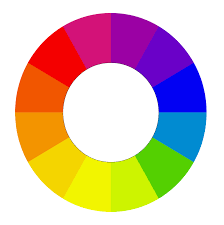
#> input picture 2 meet/assignment-opencv/resource/sourceimage.png, 224 x 225 px, given in place of the camera
$ python opencamera.py
#> lines starting #> are read from the running program, lines starting #| are printed output that depends on the picture; after the words box and inside, x2 and y2 are one past the last pixel; in counts of white or black regions, pixels touching at a corner belong together
import cv2
import numpy as np

cap = cv2.VideoCapture(0)

if not cap.isOpened():
    print("Error: Kamera tidak terdeteksi")
    exit()

cv2.namedWindow('Camera Filters')

while True:
    ret, frame = cap.read()
#> frame is the input picture: shape (225, 224, 3); mean B, G, R 176.1, 189.7, 214.6

    if not ret:
        print("Error: Tidak bisa membaca frame")
        break

    frame = cv2.flip(frame, 1)
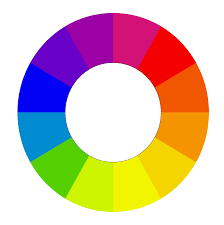
#> frame: shape (225, 224, 3); mean B, G, R 176.1, 189.7, 214.6

    resized_frame = cv2.resize(frame, (320, 240))

    grid1 = resized_frame.copy()

    grid2 = resized_frame.copy()
    pink_overlay = np.full_like(grid2, [255, 182, 193])
    grid2 = cv2.addWeighted(grid2, 0.5, pink_overlay, 0.5, 0)
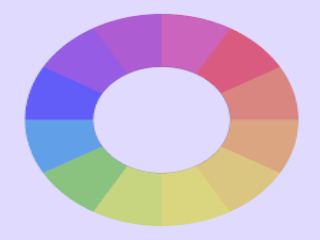
#> grid2: shape (240, 320, 3); mean B, G, R 215.7, 185.6, 203.8

    grid3 = cv2.cvtColor(resized_frame, cv2.COLOR_BGR2GRAY)
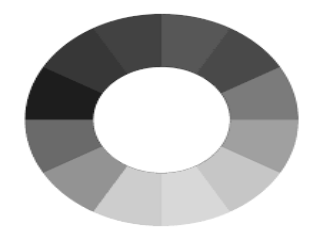
#> grid3: shape (240, 320); min 26, max 255, mean 195.6
    grid3 = cv2.cvtColor(grid3, cv2.COLOR_GRAY2BGR)
#> grid3: shape (240, 320, 3)

    hsv = cv2.cvtColor(resized_frame, cv2.COLOR_BGR2HSV)
#> hsv: shape (240, 320, 3); mean H, S, V 32.6, 112.1, 241.1
    lower_red = np.array([0, 120, 70])
    upper_red = np.array([10, 255, 255])
    mask = cv2.inRange(hsv, lower_red, upper_red)
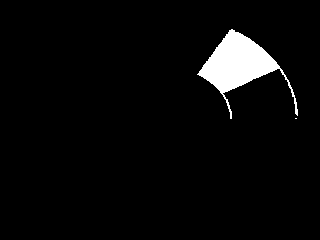
#> mask: shape (240, 320); 3.9% white; 2 white regions (1 under 20 px), largest, box (x1, y1, x2, y2) and area: (197, 29, 298, 119) 3009
    grid4 = cv2.bitwise_and(resized_frame, resized_frame, mask=mask)

    if cv2.countNonZero(mask) == 0:
        grid4 = resized_frame.copy()

    top_row = np.hstack((grid1, grid2))
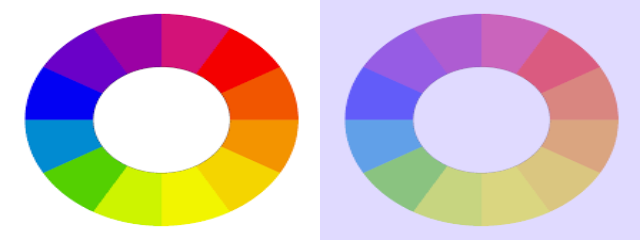
#> top_row: shape (240, 640, 3); mean B, G, R 195.9, 187.6, 209.2
    bottom_row = np.hstack((grid3, grid4))
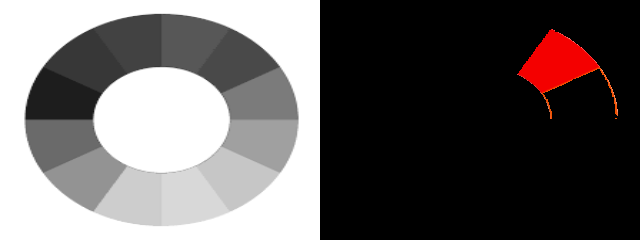
#> bottom_row: shape (240, 640, 3); mean B, G, R 97.9, 98, 102.6
    final_frame = np.vstack((top_row, bottom_row))
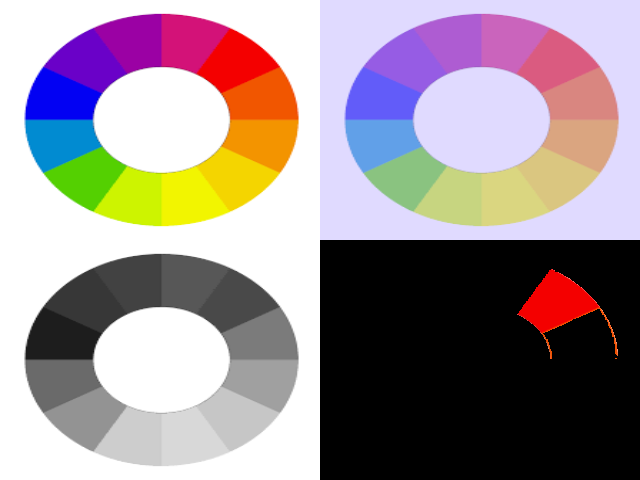
#> final_frame: shape (480, 640, 3); mean B, G, R 146.9, 142.8, 155.9

    cv2.imshow('Camera Filters', final_frame)

    if cv2.waitKey(1) & 0xFF == 13:
#> (key Esc is pressed here)
        timestamp = cv2.getTickCount()
        filename = f"captured_image_{timestamp}.png"
        cv2.imwrite(filename, final_frame)
        print(f"Image saved as {filename}")

    if cv2.waitKey(1) & 0xFF == ord(' ') or cv2.getWindowProperty('Camera Filters', cv2.WND_PROP_VISIBLE) < 1:
#> (key Esc is pressed here)
        break

cap.release()
cv2.destroyAllWindows()
